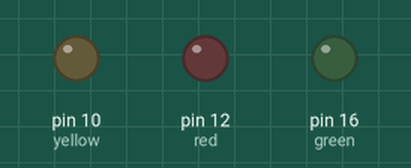
The program below on a simulated Raspberry Pi (header pin numbers). Shown: output pins drawn as LEDs (lit = HIGH).

Above: at 0.5 s.
At 2.5 s:
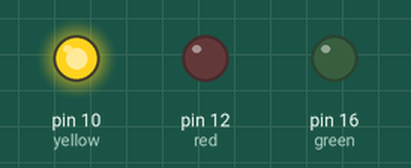
At 3.5 s:
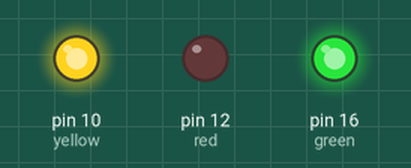
At 4.5 s:
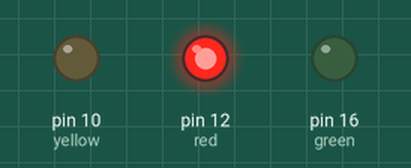
At 6.5 s:
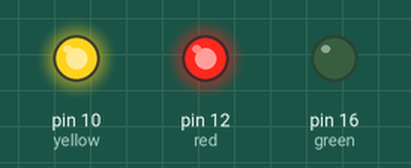
At 9.5 s:
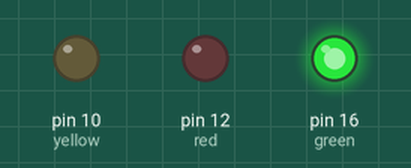
Timing chart, 0 to 10.4 s (numbered marks = the images above):
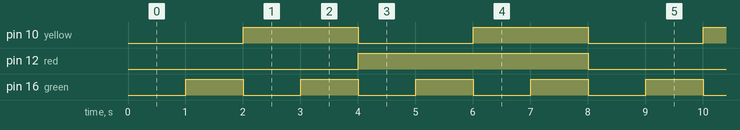

The program:

bitcounter.py
```python
import RPi.GPIO as GPIO
from time import sleep

GPIO.setmode(GPIO.BOARD)
red = 12
yellow = 10
green = 16
channels = [red, yellow, green]

GPIO.setup(channels, GPIO.OUT)

while True:
  for num in range(8):
    GPIO.output(green, num & 0b001)
    GPIO.output(yellow, num & 0b010)
    GPIO.output(red, num & 0b100)
    sleep(1)
```

Measured:
- by itself, pin 10 (yellow): alternates HIGH for 2.0 s and LOW for 2.0 s
- by itself, pin 12 (red): alternates HIGH for 4.0 s and LOW for 4.0 s
- by itself, pin 16 (green): alternates HIGH for 1.0 s and LOW for 1.0 s
